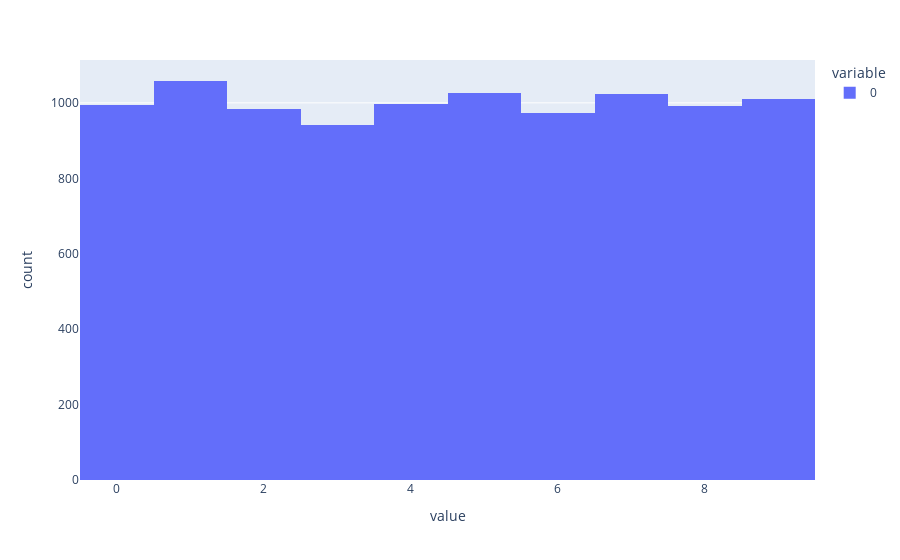

The notebook cell this image was saved under:
### Markdown cell above
# A famous theorem 🤓
**Let's use numpy's random values generator to re-discover one of the most famous theorems of statistics !**

21. Generate an array named uniform_values containing 10.000 elements that are drawn from a (continuous) uniform distribution in the interval [0, 10].
The cell below allows you to visualize the distribution of the values.
```
import plotly.express as px

px.histogram(uniform_values)
```

### Code cell
uniform_values = np.random.randint(0,10,10000)

import plotly.express as px

px.histogram(uniform_values)

### Figure 1 — Plotly figure (JSON) as saved in the notebook; plotly's stock layout.template omitted (floating-point values rounded to 4 significant figures; data arrays with more than 128 entries replaced by an {"elided": "..."} marker saying what was removed)
{"data": [{"alignmentgroup": "True", "bingroup": "x", "hovertemplate": "variable=0<br>value=%{x}<br>count=%{y}<extra></extra>", "legendgroup": "0", "marker": {"color": "#636efa", "pattern": {"shape": ""}}, "name": "0", "offsetgroup": "0", "orientation": "v", "showlegend": true, "type": "histogram", "x": {"elided": "10000 int values"}, "xaxis": "x", "yaxis": "y"}], "layout": {"barmode": "relative", "legend": {"title": {"text": "variable"}, "tracegroupgap": 0}, "margin": {"t": 60}, "xaxis": {"anchor": "y", "domain": [0, 1], "title": {"text": "value"}}, "yaxis": {"anchor": "x", "domain": [0, 1], "title": {"text": "count"}}}}
